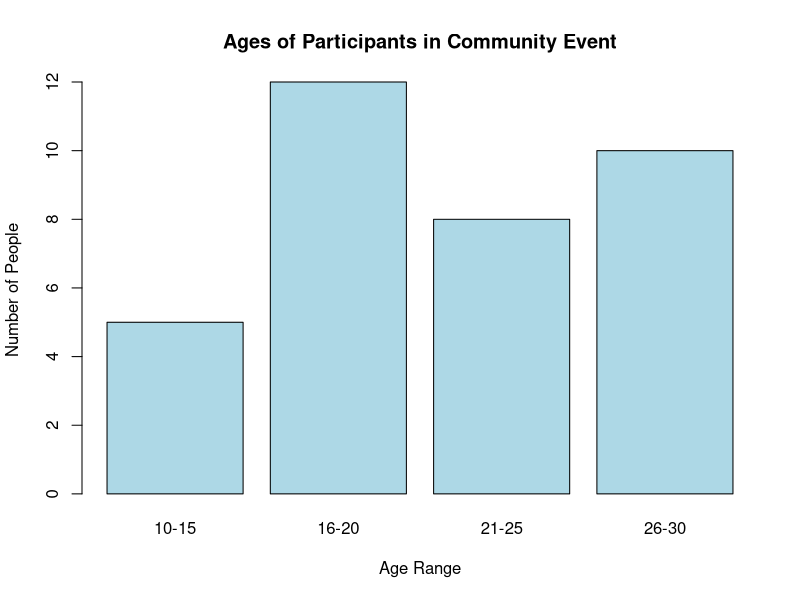

The R script that drew this image:
# ---- histogram2 ---- 

# Define the data
age_ranges <- c("10-15", "16-20", "21-25", "26-30")
frequencies <- c(5, 12, 8, 10)

# Create the bar plot to approximate the histogram
barplot(
  height = frequencies,
  names.arg = age_ranges,
  col = "lightblue",
  main = "Ages of Participants in Community Event",
  xlab = "Age Range",
  ylab = "Number of People",
  space = 0.2
)
